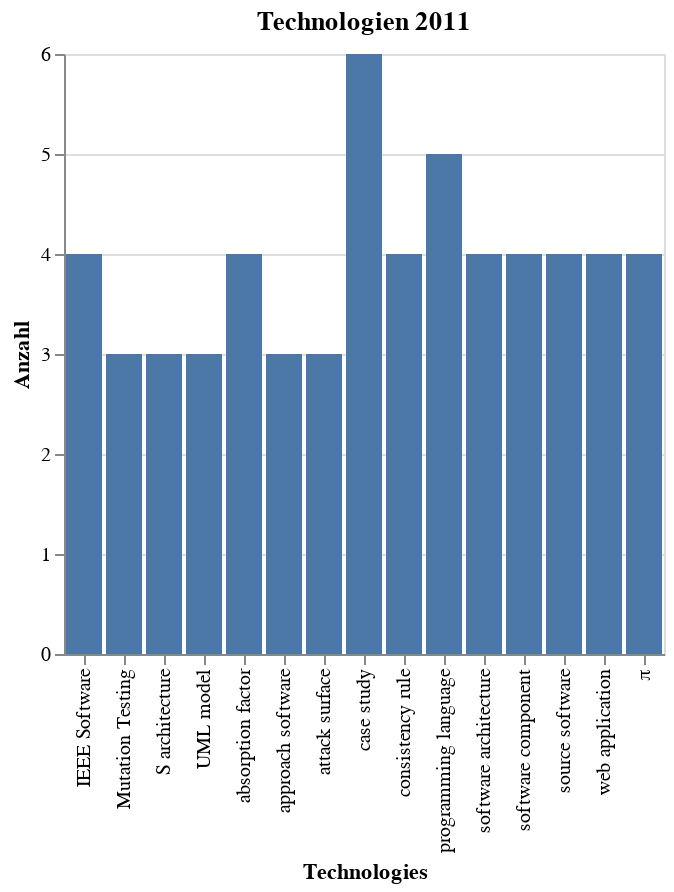

The notebook cell this image was saved under:
### Markdown cell above
## Balkendiagramm 2011

### Code cell
year = 2011
d = data_words[year].nlargest(anzahl_top_topics).sort_values(ascending=False)
source = pd.DataFrame({'Technologies': d.index,
                            'Anzahl': d})
alt.Chart(source).mark_bar().encode(
        x='Technologies:O',
        y='Anzahl:Q'
    ).properties(
    title=f'Technologien {year}')

### Figure 1 — Vega-Lite specification as saved in the notebook (floating-point values rounded to 4 significant figures)
{"config": {"view": {"continuousWidth": 400, "continuousHeight": 300}}, "data": {"name": "data-985bd8fa09875161ae15f8e8136fe4fb"}, "mark": "bar", "encoding": {"x": {"type": "ordinal", "field": "Technologies"}, "y": {"type": "quantitative", "field": "Anzahl"}}, "title": "Technologien 2011", "$schema": "https://vega.github.io/schema/vega-lite/v4.8.1.json", "datasets": {"data-985bd8fa09875161ae15f8e8136fe4fb": [{"Technologies": "case study", "Anzahl": 6}, {"Technologies": "programming language", "Anzahl": 5}, {"Technologies": "π", "Anzahl": 4}, {"Technologies": "web application", "Anzahl": 4}, {"Technologies": "source software", "Anzahl": 4}, {"Technologies": "software component", "Anzahl": 4}, {"Technologies": "software architecture", "Anzahl": 4}, {"Technologies": "consistency rule", "Anzahl": 4}, {"Technologies": "absorption factor", "Anzahl": 4}, {"Technologies": "IEEE Software", "Anzahl": 4}, {"Technologies": "attack surface", "Anzahl": 3}, {"Technologies": "approach software", "Anzahl": 3}, {"Technologies": "UML model", "Anzahl": 3}, {"Technologies": "S architecture", "Anzahl": 3}, {"Technologies": "Mutation Testing", "Anzahl": 3}]}}
